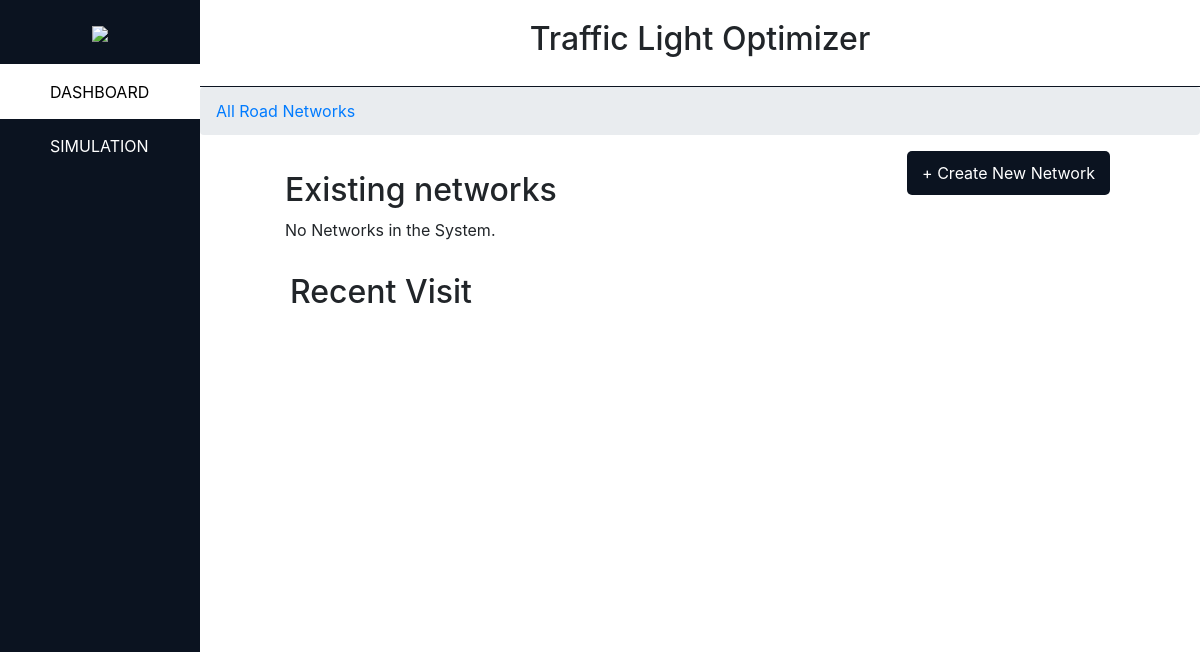
Page /network/ on the earlier database version.
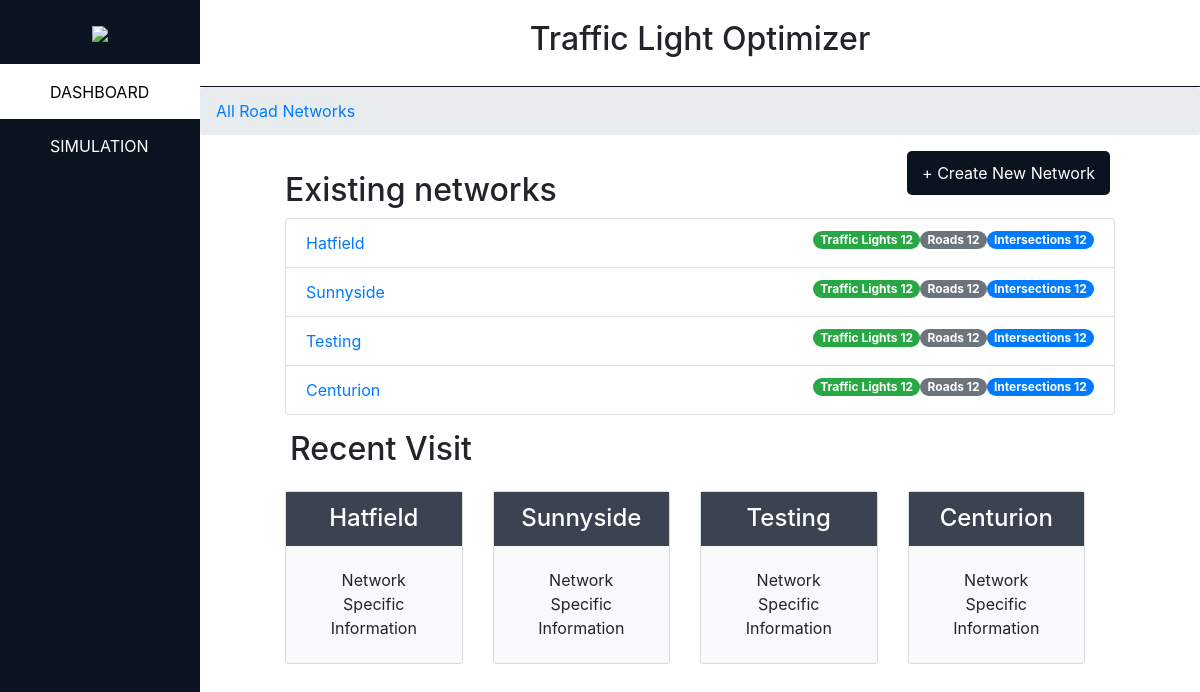
Same page on the later database version.
### main_app/models.py (models this page shows, shortened)
class Network(models.Model):
    network_name = models.CharField( max_length=50, unique=True )

### main_app/views/oldview.py (the view)
# urls.py: path('network/', views.main_controller, name='all_networks'),
def main_controller(request):
    if request.method == 'POST':
        network_form = NetworkForm(request.POST)
        if network_form.is_valid():
            new_network = network_form.save()
            return HttpResponseRedirect(reverse('road_network', args=(new_network.id,)))
    else:
        network_form = NetworkForm()
    if Network.objects.filter().exists():
        all_network_entries = Network.objects.filter()
    else:
        all_network_entries = []
    ui_data = {
        'network_list': all_network_entries ,
        'network_form': network_form
    }
    return render(request, 'main_app/all_networks.html', ui_data)

### main_app/templates/main_app/all_networks.html (shortened to what this page needs)
{% load static %}
<!DOCTYPE html>
<html lang="en">
<html>
    <head>
        <link rel="stylesheet" href="https://use.fontawesome.com/releases/v5.1.0/css/all.css">
        <link rel="stylesheet" type="text/css" href = "{% static 'css/style.css'%}"/>
        <link rel="stylesheet" href="https://maxcdn.bootstrapcdn.com/bootstrap/4.5.0/css/bootstrap.min.css">
    </head>
    <body>
        <div class="fluid-container">
            <div class="row">
                <div id="navigate" class="col-2">
                    <div class="title">
                        <img src="{% static 'images/logo_welcome.png' %}">
					</div>
					<div>
						<a href="{% url 'all_networks' %}" class="active"><div>DASHBOARD</div></a>
						<a href="{% url 'simulation' %}" ><div>SIMULATION</div></a>
					</div>
				</div>
				<div class="content col-12 row">
					<div class="emp col-2"></div>
					<div class="cont col-10">
						<div class="cont-bar">
							<h2>Traffic Light Optimizer</h2>
						</div>
						<div class="cont-info">
                            <ul class="breadcrumb">
                                <li class="breadcrumb-item"><a href="#">All Road Networks</a></li>
                            </ul>
							<div class="road-content row">
                                <div class="row">
                                    <div class="add-button">
                                        <button class="add-network">+ Create New Network</button>
                                    </div>
                                    <div class="col-sm-12">
                                        <h2> Existing networks </h2>
                                        {% if network_list %}
                                            <ul class="list-group" >
                                            {% for network in network_list %}
                                                <li class="list-group-item justify-content-between" >
                                                    <a href="{% url 'road_network' network.id %}">
                                                        {{ network.network_name }}
                                                    </a>
                                                    <span class="badge badge-primary badge-pill" style="float:right"> Intersections 12</span>
                                                    <span class="badge badge-secondary badge-pill" style="float:right"> Roads 12</span>
                                                    <span class="badge badge-success badge-pill" style="float:right"> Traffic Lights 12</span>
                                                </li>
                                            {% endfor %}
                                            </ul>
                                        {% else %}
                                            <p> No Networks in the System.</p>
                                        {% endif %}
                                    </div>
                                </div>
                                <div class="recent-visit row">
                                    <br>
                                    <h2 style="text-align:center;">    Recent Visit</h2>
                                    <div class="col-sm-12 card-deck">
                                        {% for network in network_list %}
                                            <div class="card bg-light">
                                                <div class="card-body text-center">
                                                    <h4 class="card-title"> {{ network.network_name }} </h4>
                                                    <p class="card-text"> Network Specific Information</p>
                                                </div>
                                            </div>
                                        {% endfor %}
                                    </div>
                                </div>
                            </div>
						</div>
					</div>
				</div>
			</div>
        </div>
    </body>
</html>

Differences in the rows shown:
added Network: network_name "Hatfield"
added Network: network_name "Sunnyside"
added Network: network_name "Testing"
added Network: network_name "Centurion"
Other differences:
text no longer shown: "No Networks in the System."
